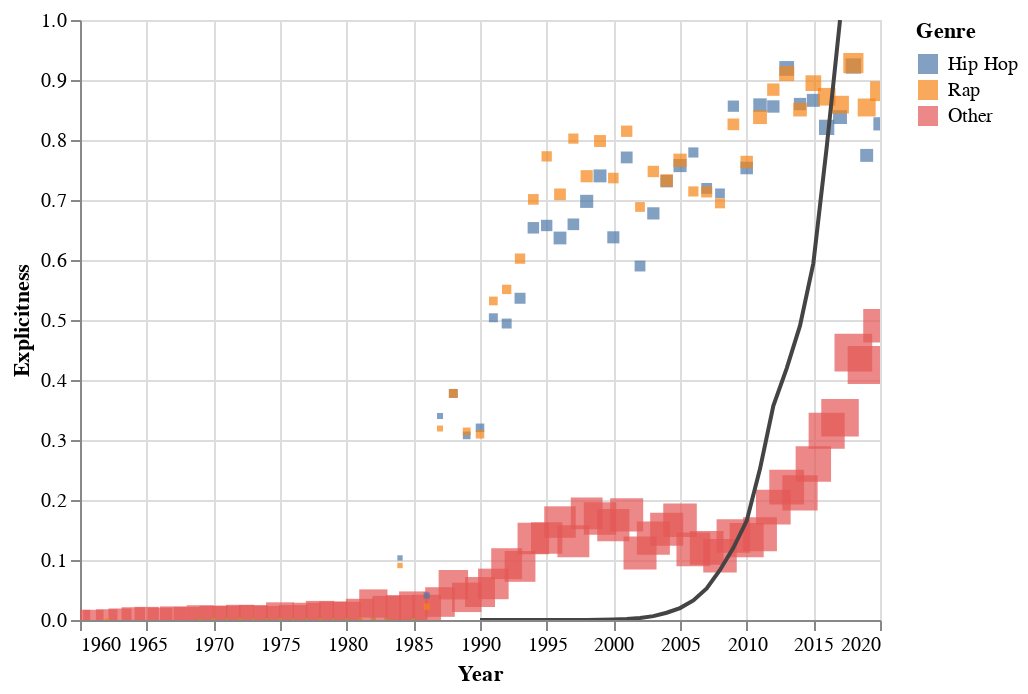

The notebook cell saved with this chart:
### Markdown cell above
## From funk to f**k

Over the past 60 years, American pop music made a dramatic transition from mellow, dance-driven tunes in the '60s and '70s to intense, high energy music in the '80s. From there, rap and hip-hop music became center-stage with progressively more explicit lyrics and themes. 

I hypothesized that this sudden increase in explicit music is an indirect product of the rise of Internet streaming services rather than a change in American culture. Controversial artists and albums are now easily accessible on platforms such as iTunes and Spotify, elevating the popularity of these styles of music.

### Code cell
#@title Music explicitness vs. global internet traffic

df = df_internet.copy()

df['traffic'] = df.ip_traffic
# df['label'] = 'Internet Traffic'
# df.traffic = np.log(df.traffic)
# df.traffic -= np.min(df.traffic)
df.traffic /= max(df.traffic)

internet_chart = alt.Chart(df).mark_line().encode(
    alt.X('datetime'),
    alt.Y('traffic'),
    alt.Tooltip('ip_traffic'),
    # alt.Color('label'),
    color=alt.value('#444'),
)

##############################

compare_genres = ['hip hop', 'rap']

df = df_merged.copy()
df.loc[~df.genre.isin(compare_genres), 'genre'] = 'Other'

df = pd.concat([df[df.genre != 'Other'], df.drop_duplicates('id')]).drop_duplicates()

df = df.rename(columns={'explicit': 'explicitness'})
df = df.groupby(['genre', 'datetime']).agg(['mean', 'sum'])
df.columns = ['_'.join(c) for c in df.columns.ravel()]
df = df.reset_index()
df.genre = df.genre.str.title()

selection = alt.selection(type='multi', on='mouseover', fields=['genre'], bind='legend')

explicitness_chart = alt.Chart(df).mark_square(size=100).encode(
    alt.X('datetime', title='Year'),
    alt.Y(f'explicitness_mean', title='Explicitness'),
    alt.Color('genre', title='Genre', sort=[s.title() for s in compare_genres]),
    alt.Tooltip('genre'),
    alt.Size('popularity_sum', legend=None),
    opacity=alt.condition(selection, alt.value(.7), alt.value(.2)),
).add_selection(selection).interactive()

explicitness_chart + internet_chart

### Figure 1 — Vega-Lite specification as saved in the notebook (floating-point values rounded to 4 significant figures; data arrays with more than 128 entries replaced by an {"elided": "..."} marker saying what was removed)
{"config": {"view": {"continuousWidth": 400, "continuousHeight": 300}}, "layer": [{"data": {"name": "data-e8aaca2e37e40cd484867eaaeb424cbd"}, "mark": {"type": "square", "size": 100}, "encoding": {"color": {"type": "nominal", "field": "genre", "sort": ["Hip Hop", "Rap"], "title": "Genre"}, "opacity": {"condition": {"value": 0.7, "selection": "selector267"}, "value": 0.2}, "size": {"type": "quantitative", "field": "popularity_sum", "legend": null}, "tooltip": {"type": "nominal", "field": "genre"}, "x": {"type": "temporal", "field": "datetime", "title": "Year"}, "y": {"type": "quantitative", "field": "explicitness_mean", "title": "Explicitness"}}, "selection": {"selector267": {"type": "multi", "on": "mouseover", "fields": ["genre"], "bind": "legend"}, "selector268": {"type": "interval", "bind": "scales", "encodings": ["x", "y"]}}}, {"data": {"name": "data-24eb53213e84a6f2b63c702d57e07574"}, "mark": "line", "encoding": {"color": {"value": "#444"}, "tooltip": {"type": "quantitative", "field": "ip_traffic"}, "x": {"type": "temporal", "field": "datetime"}, "y": {"type": "quantitative", "field": "traffic"}}}], "$schema": "https://vega.github.io/schema/vega-lite/v4.8.1.json", "datasets": {"data-e8aaca2e37e40cd484867eaaeb424cbd": {"elided": "166 records"}, "data-24eb53213e84a6f2b63c702d57e07574": [{"year": 1990, "ip_traffic": 0.001, "fixed_traffic": 0.001, "mobile_traffic": null, "datetime": "1990-01-01T00:00:00", "traffic": 8.197e-09}, {"year": 1991, "ip_traffic": 0.002, "fixed_traffic": 0.002, "mobile_traffic": null, "datetime": "1991-01-01T00:00:00", "traffic": 1.639e-08}, {"year": 1992, "ip_traffic": 0.005, "fixed_traffic": 0.004, "mobile_traffic": null, "datetime": "1992-01-01T00:00:00", "traffic": 4.098e-08}, {"year": 1993, "ip_traffic": 0.01, "fixed_traffic": 0.01, "mobile_traffic": null, "datetime": "1993-01-01T00:00:00", "traffic": 8.197e-08}, {"year": 1994, "ip_traffic": 0.02, "fixed_traffic": 0.02, "mobile_traffic": null, "datetime": "1994-01-01T00:00:00", "traffic": 1.639e-07}, {"year": 1995, "ip_traffic": 0.18, "fixed_traffic": 0.17, "mobile_traffic": null, "datetime": "1995-01-01T00:00:00", "traffic": 1.475e-06}, {"year": 1996, "ip_traffic": 1.9, "fixed_traffic": 1.8, "mobile_traffic": null, "datetime": "1996-01-01T00:00:00", "traffic": 1.557e-05}, {"year": 1997, "ip_traffic": 5.4, "fixed_traffic": 5.0, "mobile_traffic": null, "datetime": "1997-01-01T00:00:00", "traffic": 4.426e-05}, {"year": 1998, "ip_traffic": 12.0, "fixed_traffic": 11.0, "mobile_traffic": null, "datetime": "1998-01-01T00:00:00", "traffic": 9.836e-05}, {"year": 1999, "ip_traffic": 28.0, "fixed_traffic": 26.0, "mobile_traffic": null, "datetime": "1999-01-01T00:00:00", "traffic": 0.0002295}, {"year": 2000, "ip_traffic": 84.0, "fixed_traffic": 75.0, "mobile_traffic": null, "datetime": "2000-01-01T00:00:00", "traffic": 0.0006885}, {"year": 2001, "ip_traffic": 197.0, "fixed_traffic": 175.0, "mobile_traffic": null, "datetime": "2001-01-01T00:00:00", "traffic": 0.001615}, {"year": 2002, "ip_traffic": 405.0, "fixed_traffic": 356.0, "mobile_traffic": null, "datetime": "2002-01-01T00:00:00", "traffic": 0.00332}, {"year": 2003, "ip_traffic": 784.0, "fixed_traffic": 681.0, "mobile_traffic": null, "datetime": "2003-01-01T00:00:00", "traffic": 0.006426}, {"year": 2004, "ip_traffic": 1477.0, "fixed_traffic": 1267.0, "mobile_traffic": null, "datetime": "2004-01-01T00:00:00", "traffic": 0.01211}, {"year": 2005, "ip_traffic": 2426.0, "fixed_traffic": 2055.0, "mobile_traffic": 0.9, "datetime": "2005-01-01T00:00:00", "traffic": 0.01989}, {"year": 2006, "ip_traffic": 3992.0, "fixed_traffic": 3339.0, "mobile_traffic": 4.0, "datetime": "2006-01-01T00:00:00", "traffic": 0.03272}, {"year": 2007, "ip_traffic": 6430.0, "fixed_traffic": 5219.0, "mobile_traffic": 15.0, "datetime": "2007-01-01T00:00:00", "traffic": 0.0527}, {"year": 2008, "ip_traffic": 10170.0, "fixed_traffic": 8140.0, "mobile_traffic": 33.0, "datetime": "2008-01-01T00:00:00", "traffic": 0.08339}, {"year": 2009, "ip_traffic": 14690.0, "fixed_traffic": 10940.0, "mobile_traffic": 91.0, "datetime": "2009-01-01T00:00:00", "traffic": 0.1204}, {"year": 2010, "ip_traffic": 20150.0, "fixed_traffic": 14960.0, "mobile_traffic": 237.0, "datetime": "2010-01-01T00:00:00", "traffic": 0.1652}, {"year": 2011, "ip_traffic": 30730.0, "fixed_traffic": 23290.0, "mobile_traffic": 597.0, "datetime": "2011-01-01T00:00:00", "traffic": 0.2519}, {"year": 2012, "ip_traffic": 43570.0, "fixed_traffic": 31340.0, "mobile_traffic": 885.0, "datetime": "2012-01-01T00:00:00", "traffic": 0.3571}, {"year": 2013, "ip_traffic": 51170.0, "fixed_traffic": 34950.0, "mobile_traffic": 1480.0, "datetime": "2013-01-01T00:00:00", "traffic": 0.4194}, {"year": 2014, "ip_traffic": 59850.0, "fixed_traffic": 39910.0, "mobile_traffic": 2514.0, "datetime": "2014-01-01T00:00:00", "traffic": 0.4906}, {"year": 2015, "ip_traffic": 72520.0, "fixed_traffic": 49490.0, "mobile_traffic": 3685.0, "datetime": "2015-01-01T00:00:00", "traffic": 0.5944}, {"year": 2016, "ip_traffic": 96050.0, "fixed_traffic": 65940.0, "mobile_traffic": 7201.0, "datetime": "2016-01-01T00:00:00", "traffic": 0.7873}, {"year": 2017, "ip_traffic": 122000.0, "fixed_traffic": 85000.0, "mobile_traffic": 12000.0, "datetime": "2017-01-01T00:00:00", "traffic": 1.0}]}}
